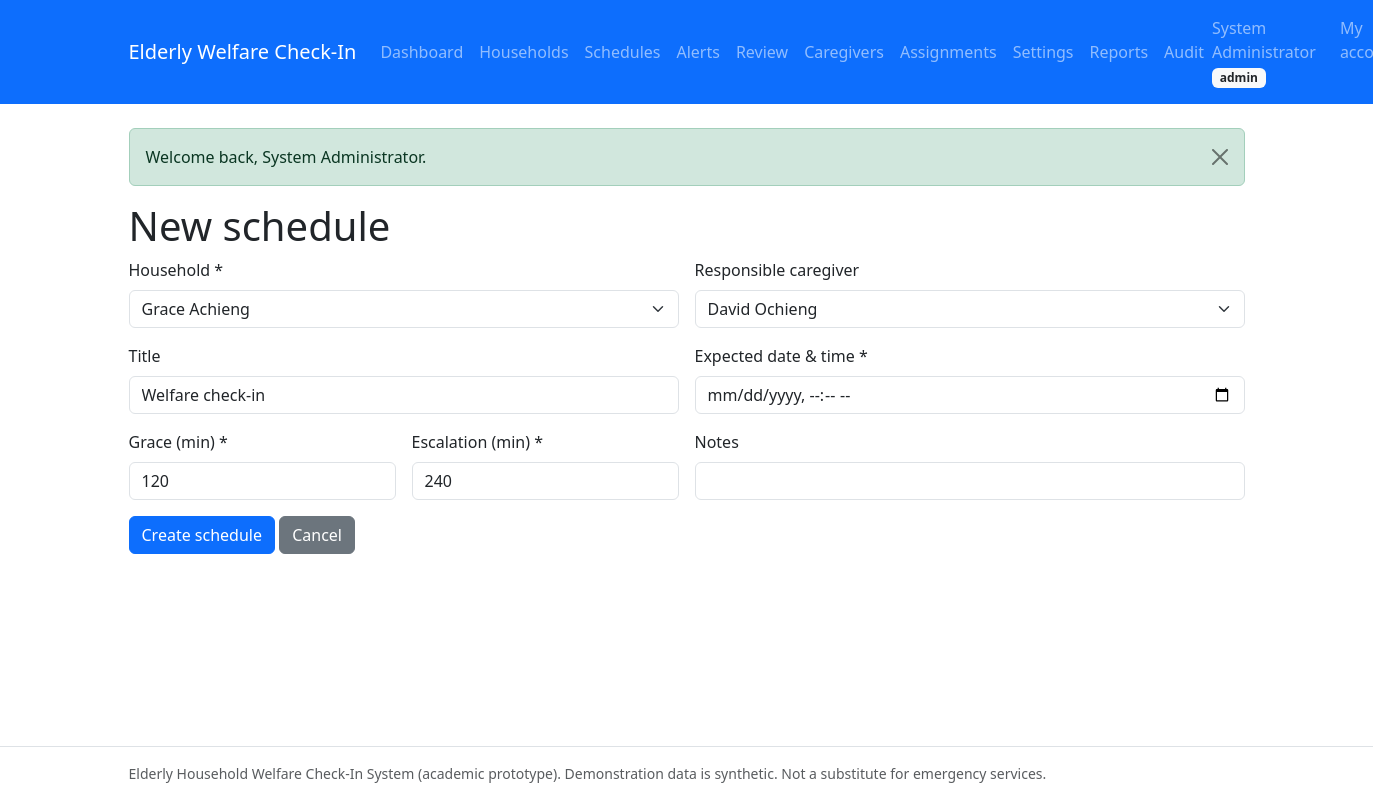
Page /admin/schedule_form.php (signed in) on the committed database.
### tables this page shows
CREATE TABLE users (
  id                 INT UNSIGNED NOT NULL AUTO_INCREMENT,
  full_name          VARCHAR(100) NOT NULL,
  email              VARCHAR(150) NOT NULL,
  phone              VARCHAR(20) NULL DEFAULT NULL,
  password_hash      VARCHAR(255) NOT NULL COMMENT 'bcrypt hash only, never plain text',
  role               ENUM('admin','caregiver','elderly') NOT NULL
                     COMMENT 'elderly = elderly person OR authorized family member',
  elderly_profile_id INT UNSIGNED NULL DEFAULT NULL
                     COMMENT 'set only for role=elderly; links login to permitted profile',
  status             ENUM('active','suspended') NOT NULL DEFAULT 'active',
  created_at         TIMESTAMP NOT NULL DEFAULT CURRENT_TIMESTAMP,
  updated_at         TIMESTAMP NOT NULL DEFAULT CURRENT_TIMESTAMP ON UPDATE CURRENT_TIMESTAMP,
  PRIMARY KEY (id),
  UNIQUE KEY uq_users_email (email),
  INDEX idx_users_role (role),
  INDEX idx_users_status (status)
);

CREATE TABLE system_settings (
  setting_key VARCHAR(50) NOT NULL,
  setting_value VARCHAR(255) NOT NULL,
  description TEXT NULL DEFAULT NULL,
  updated_by  INT UNSIGNED NULL DEFAULT NULL,
  updated_at  TIMESTAMP NOT NULL DEFAULT CURRENT_TIMESTAMP ON UPDATE CURRENT_TIMESTAMP,
  PRIMARY KEY (setting_key),
  CONSTRAINT fk_settings_updated_by FOREIGN KEY (updated_by)
    REFERENCES users (id) ON DELETE SET NULL ON UPDATE CASCADE
);

### includes/functions.php (called while the page is built, shortened)
<?php
require_once __DIR__ . '/../config/database.php';
function e(?string $value): string
{
    return htmlspecialchars((string) $value, ENT_QUOTES, 'UTF-8');
}
function flashes(): array
{
    $pending = $_SESSION['flashes'] ?? [];
    return $pending;
}
function setting(string $key, string $default = ''): string
{
    $stmt = db()->prepare('SELECT setting_value FROM system_settings WHERE setting_key = :k');
    $stmt->execute(['k' => $key]);
    $val = $stmt->fetchColumn();
    return $val === false ? $default : (string) $val;
}

### config/database.php (called while the page is built, shortened)
<?php
try {
    $pdo = new PDO(
        'mysql:host=' . DB_HOST . ';dbname=' . DB_NAME . ';charset=' . DB_CHARSET,
        DB_USER,
        DB_PASS,
        [
            PDO::ATTR_ERRMODE            => PDO::ERRMODE_EXCEPTION,
            PDO::ATTR_DEFAULT_FETCH_MODE => PDO::FETCH_ASSOC,
            PDO::ATTR_EMULATE_PREPARES   => false,
        ]
    );
    $pdo->exec("SET time_zone = '" . DB_TIMEZONE_OFFSET . "'");
} catch (PDOException $e) {
    error_log('Database connection failed: ' . $e->getMessage());
    if (PHP_SAPI === 'cli') {
        fwrite(STDERR, "Database connection failed. Check config/database.php and that MySQL is running.\n");
        exit(1);
    }
    http_response_code(500);
    exit('Database connection failed. Please check the configuration and try again.');
}
function db(): PDO
{
    global $pdo;
    return $pdo;
}

### includes/auth.php (called while the page is built, shortened)
<?php
require_once __DIR__ . '/functions.php';
function current_user(): ?array
{
    $stmt = db()->prepare(
        'SELECT id, full_name, email, role, elderly_profile_id, status
         FROM users WHERE id = :id'
    );
    $stmt->execute(['id' => $_SESSION['user_id']]);
    $user = $stmt->fetch();
    return $user;
}
function require_login(string $loginPath = 'login.php'): array
{
    $user = current_user();
    return $user;
}
function require_role(string|array $roles, string $loginPath = 'login.php'): array
{
    $user = require_login($loginPath);
    $allowed = (array) $roles;
        ?>
        <?php
    return $user;
}
function role_home(string $role): string
{
    return match ($role) {
        'admin'     => 'admin/dashboard.php',
        'caregiver' => 'caregiver/dashboard.php',
        default     => 'elderly/checkin.php',
    };
}

### admin/schedule_form.php (the view, shortened to what this page needs)
<?php
require_once __DIR__ . '/../includes/auth.php';
$user = require_role(['admin', 'caregiver'], '../login.php');
$isAdmin = $user['role'] === 'admin';
$id = (int) ($_GET['id'] ?? 0);
$editing = $id > 0;
if ($isAdmin) {
    $households = db()->query(
        "SELECT ep.id, ep.full_name,
                (SELECT ca.caregiver_id FROM caregiver_assignments ca
                  WHERE ca.elderly_id = ep.id AND ca.status = 'active' AND ca.is_primary = 1 LIMIT 1) AS primary_id
         FROM elderly_profiles ep WHERE ep.status = 'active' ORDER BY ep.full_name ASC"
    )->fetchAll();
    $caregivers = db()->query(
        "SELECT id, full_name FROM users WHERE status = 'active' AND role = 'caregiver' ORDER BY full_name ASC"
    )->fetchAll();
}
$defGrace = (int) setting('default_grace_minutes', '120');
$defEsc   = (int) setting('default_escalation_minutes', '240');
$form = ['elderly_id' => $_GET['elderly_id'] ?? '', 'caregiver_id' => '',
    'title' => 'Welfare check-in', 'expected_at' => '', 'grace_minutes' => (string) $defGrace,
    'escalation_minutes' => (string) $defEsc, 'notes' => '', 'cancel' => ''];
$current = null;
$locked = $editing && $current['status'] !== 'scheduled';
$pageTitle  = $editing ? ($locked ? 'View schedule' : 'Edit schedule') : 'New schedule';
$rootPrefix = '../';
require_once __DIR__ . '/../includes/header.php';
?>
<h1><?= e($pageTitle) ?></h1>
<?php if ($locked): ?>
    <div class="alert alert-info">This schedule is <strong><?= e($current['status']) ?></strong>
        and can no longer be edited (completed/missed/cancelled are terminal).</div>
    <dl class="row">
        <dt class="col-sm-3">Expected</dt><dd class="col-sm-9"><?= e($current['expected_at']) ?></dd>
        <dt class="col-sm-3">Deadline</dt><dd class="col-sm-9"><?= e(deadline_of($current)) ?></dd>
        <dt class="col-sm-3">Notes</dt><dd class="col-sm-9"><?= e($current['notes'] ?? '—') ?></dd>
    </dl>
    <p><a class="btn btn-secondary" href="<?= $isAdmin ? 'schedules.php' : '../caregiver/checkins.php' ?>">Back</a></p>
<?php else: ?>
<form method="post" action="schedule_form.php<?= $editing ? '?id=' . $id : '' ?>">
    <div class="row g-3">
        <div class="col-md-6">
            <label class="form-label" for="elderly_id">Household *</label>
            <select class="form-select" id="elderly_id" name="elderly_id" required>
                <?php foreach ($households as $h): ?>
                    <option value="<?= (int) $h['id'] ?>" data-primary="<?= e((string) ($h['primary_id'] ?? '')) ?>"
                        <?= $form['elderly_id'] === (string) $h['id'] ? 'selected' : '' ?>><?= e($h['full_name']) ?></option>
                <?php endforeach; ?>
            </select>
        </div>
        <div class="col-md-6">
            <label class="form-label" for="caregiver_id">Responsible caregiver</label>
            <?php if ($isAdmin): ?>
                <select class="form-select" id="caregiver_id" name="caregiver_id">
                    <?php foreach ($caregivers as $c): ?>
                        <option value="<?= (int) $c['id'] ?>" <?= $form['caregiver_id'] === (string) $c['id'] ? 'selected' : '' ?>>
                            <?= e($c['full_name']) ?></option>
                    <?php endforeach; ?>
                </select>
            <?php else: ?>
                <input class="form-control" value="<?= e($user['full_name']) ?> (you)" disabled>
            <?php endif; ?>
        </div>
        <div class="col-md-6">
            <label class="form-label" for="title">Title</label>
            <input class="form-control" id="title" name="title" maxlength="150" value="<?= e($form['title']) ?>">
        </div>
        <div class="col-md-6">
            <label class="form-label" for="expected_at">Expected date &amp; time *</label>
            <input class="form-control" type="datetime-local" id="expected_at" name="expected_at" required
                   value="<?= e($form['expected_at']) ?>">
        </div>
        <div class="col-md-3">
            <label class="form-label" for="grace_minutes">Grace (min) *</label>
            <input class="form-control" type="number" id="grace_minutes" name="grace_minutes" required
                   min="5" max="1440" value="<?= e($form['grace_minutes']) ?>">
        </div>
        <div class="col-md-3">
            <label class="form-label" for="escalation_minutes">Escalation (min) *</label>
            <input class="form-control" type="number" id="escalation_minutes" name="escalation_minutes" required
                   min="15" max="10080" value="<?= e($form['escalation_minutes']) ?>">
        </div>
        <div class="col-md-6">
            <label class="form-label" for="notes">Notes<?= $editing ? ' (required to cancel)' : '' ?></label>
            <input class="form-control" id="notes" name="notes" maxlength="1000" value="<?= e($form['notes']) ?>">
        </div>
    </div>
    <div class="mt-3">
        <button class="btn btn-primary" type="submit"><?= $editing ? 'Save changes' : 'Create schedule' ?></button>
        <a class="btn btn-secondary" href="<?= $isAdmin ? 'schedules.php' : '../caregiver/checkins.php' ?>">Cancel</a>
    </div>
</form>
<?php endif; ?>
<?php require_once __DIR__ . '/../includes/footer.php'; ?>

### includes/header.php (shortened to what this page needs)
<?php
require_once __DIR__ . '/functions.php';
require_once __DIR__ . '/auth.php';
$pageTitle  = $pageTitle ?? 'Elderly Welfare System';
$rootPrefix = $rootPrefix ?? '';
$user       = current_user();
$homeUrl    = $rootPrefix . ($user ? role_home($user['role']) : 'index.php');
?>
<!doctype html>
<html lang="en">
<head>
    <link rel="stylesheet" href="<?= e($rootPrefix) ?>assets/css/bootstrap.min.css">
    <link rel="stylesheet" href="<?= e($rootPrefix) ?>assets/css/app.css">
</head>
<body>
<nav class="navbar navbar-expand-lg navbar-dark bg-primary mb-4">
    <div class="container">
        <a class="navbar-brand" href="<?= e($homeUrl) ?>">Elderly Welfare Check-In</a>
        <div class="collapse navbar-collapse" id="nav">
            <ul class="navbar-nav me-auto">
                <?php if ($user && $user['role'] === 'admin'): ?>
                    <li class="nav-item"><a class="nav-link" href="<?= e($rootPrefix) ?>admin/dashboard.php">Dashboard</a></li>
                    <li class="nav-item"><a class="nav-link" href="<?= e($rootPrefix) ?>admin/elderly.php">Households</a></li>
                    <li class="nav-item"><a class="nav-link" href="<?= e($rootPrefix) ?>admin/schedules.php">Schedules</a></li>
                    <li class="nav-item"><a class="nav-link" href="<?= e($rootPrefix) ?>caregiver/alerts.php">Alerts</a></li>
                    <li class="nav-item"><a class="nav-link" href="<?= e($rootPrefix) ?>caregiver/review.php">Review</a></li>
                    <li class="nav-item"><a class="nav-link" href="<?= e($rootPrefix) ?>admin/caregivers.php">Caregivers</a></li>
                    <li class="nav-item"><a class="nav-link" href="<?= e($rootPrefix) ?>admin/assignments.php">Assignments</a></li>
                    <li class="nav-item"><a class="nav-link" href="<?= e($rootPrefix) ?>admin/settings.php">Settings</a></li>
                    <li class="nav-item"><a class="nav-link" href="<?= e($rootPrefix) ?>admin/reports.php">Reports</a></li>
                    <li class="nav-item"><a class="nav-link" href="<?= e($rootPrefix) ?>admin/audit.php">Audit</a></li>
                <?php elseif ($user): ?>
                    <li class="nav-item"><a class="nav-link" href="<?= e($rootPrefix) ?>elderly/checkin.php">My check-ins</a></li>
                    <li class="nav-item"><a class="nav-link" href="<?= e($rootPrefix) ?>elderly/profile.php">My profile</a></li>
                <?php endif; ?>
            </ul>
            <ul class="navbar-nav">
                <?php if ($user): ?>
                    <li class="nav-item navbar-text me-3">
                        <?= e($user['full_name']) ?>
                        <span class="badge bg-light text-dark"><?= e($user['role']) ?></span>
                    </li>
                    <li class="nav-item"><a class="nav-link" href="<?= e($rootPrefix) ?>account.php">My account</a></li>
                <?php else: ?>
                    <li class="nav-item"><a class="nav-link" href="<?= e($rootPrefix) ?>login.php">Log in</a></li>
                <?php endif; ?>
            </ul>
        </div>
    </div>
</nav>
<main class="container mb-5">
    <?php foreach (flashes() as $flash): ?>
        <div class="alert alert-<?= e($flash['type']) ?> alert-dismissible fade show" role="alert">
            <?= e($flash['message']) ?>
            <button type="button" class="btn-close" data-bs-dismiss="alert" aria-label="Close"></button>
        </div>
    <?php endforeach; ?>

### assets/css/app.css (style rules this page uses)
body { display: flex; flex-direction: column; min-height: 100vh; }
main { flex: 1; }

### rows in the picture
users: full_name "System Administrator", role "admin"
system_settings: grace_minutes "120"

### other values in the picture
$flash['message'] "Welcome back, System Administrator."
$pageTitle "New schedule"
form field elderly_id "Grace Achieng"
form field caregiver_id "David Ochieng"
